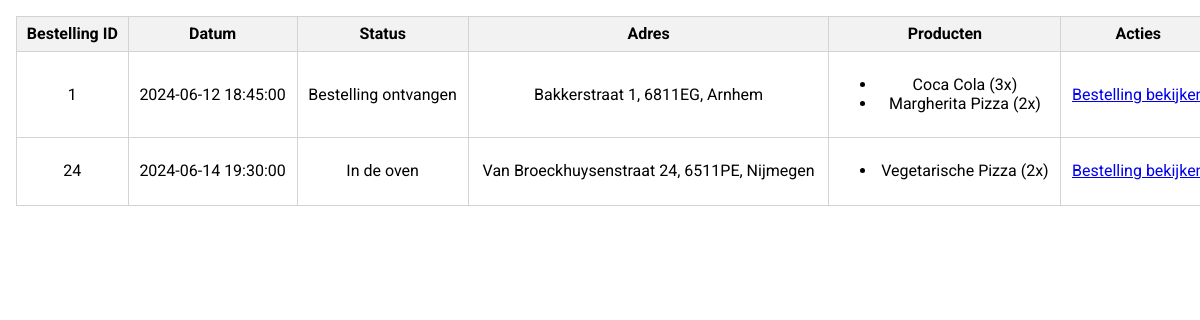
Screenshot of /mijn-bestellingen.php (signed in) with the database file from the repository.
### tables this page shows
CREATE TABLE Pizza_Order_Product (
  order_id INT,
  product_name VARCHAR(255),
  quantity INT NOT NULL,
  PRIMARY KEY (order_id, product_name),
  FOREIGN KEY (order_id) REFERENCES Pizza_Order(order_id),
  FOREIGN KEY (product_name) REFERENCES Product(name)
);

CREATE TABLE Pizza_Order (
  order_id INT AUTO_INCREMENT PRIMARY KEY,
  client_username VARCHAR(255),
  client_name VARCHAR(255) NOT NULL,
  personnel_username VARCHAR(255) NOT NULL,
  datetime DATETIME NOT NULL,
  status INT,
  address VARCHAR(255),
  FOREIGN KEY (client_username) REFERENCES `User`(username),
  FOREIGN KEY (personnel_username) REFERENCES `User`(username)
);

### src/env.php (called while the page is built, shortened)
<?php
require_once 'utils.php';
$db_host = "mariadb";
$db_port = 3306;
$db_database="pizzeria";
$db_user = "user";
$db_pass = "password";

### src/sqlhandler.php (called while the page is built, shortened)
<?php
require_once 'utils.php';
require_once 'env.php';
class SQLConnection
{
    private $conn;
    public function __construct()
    {
        global $db_host, $db_port, $db_user, $db_pass, $db_database;
        $this->conn = new PDO(
            "mysql:host=$db_host;port=$db_port;dbname=$db_database;charset=utf8",
            $db_user,
            $db_pass
        );
    }
    public function getWithSql(string $query = "", array|null $params = null): array
    {
        $pointer = $this->execute($query, $params);
        return $pointer->fetchAll();
    }
    private function execute(string $query = "", array|null $params = null): bool|PDOStatement
    {
        $stmt = $this->conn->prepare($query);
        $stmt->execute($params);
        return $stmt;
    }
}

### src/utils.php (called while the page is built, shortened)
<?php
function resolveStatus(int $status):string{
    return match ($status) {
        1 => 'Bestelling ontvangen',
        2 => 'In de oven',
        3 => 'Klaar om bezorgd te worden',
        4 => 'Onze bezorger is onderweg',
        5 => 'Bezorgd, eet smakelijk!',
        default => 'Wij hebben geen active herinnering over deze bestelling :( bel ons op als je dit leest',
    };
}

### src/mijn-bestellingen.php (the view, shortened to what this page needs)
<?php
require_once __DIR__ . '/utils.php';
require_once __DIR__ . '/sqlhandler.php';
$db = new SQLConnection();
?>
<main>
        <?php
    $orders = $db->getWithSql("SELECT Pizza_Order.order_id, Pizza_Order.datetime, Pizza_Order.status, Pizza_Order.address, Pizza_Order_Product.product_name, Pizza_Order_Product.quantity
FROM Pizza_Order
INNER JOIN Pizza_Order_Product ON Pizza_Order.order_id = Pizza_Order_Product.order_id INNER JOIN Product ON Pizza_Order_Product.product_name = Product.name
WHERE Pizza_Order.client_username = :username
", [
        'username' => $_SESSION['user_data']['username']
    ]);
    $orderList = [];
    foreach ($orders as $order) {
       $orderList[$order['order_id']][] = [
            'datetime' => $order['datetime'],
            'status' => $order['status'],
            'address' => $order['address'],
            'product_name' => $order['product_name'],
            'quantity' => $order['quantity']
        ];
    }
    ?>
<main>
    <table class="product-table">
        <thead>
            <tr>
                <th>Bestelling ID</th>
                <th>Datum</th>
                <th>Status</th>
                <th>Adres</th>
                <th>Producten</th>
                <th>Acties</th>
            </tr>
        </thead>
        <tbody>
            <?php foreach ($orderList as $orderId => $orderDetails): ?>
                <tr>
                    <td><?php echo htmlspecialchars($orderId); ?></td>
                    <td><?php echo htmlspecialchars($orderDetails[0]['datetime']); ?></td>
                    <td><?php echo htmlspecialchars(resolveStatus($orderDetails[0]['status'])); ?></td>
                    <td><?php echo htmlspecialchars($orderDetails[0]['address']); ?></td>
                    <td>
                        <ul>
                            <?php foreach ($orderDetails as $detail): ?>
                                <li><?php echo htmlspecialchars($detail['product_name']); ?> (<?php echo htmlspecialchars($detail['quantity'] ?? "?"); ?>x)</li>
                            <?php endforeach; ?>
                        </ul>
                    </td>
                    <td>
                        <a href="/bestelling?bestelling_id=<?php echo urlencode($orderId); ?>">Bestelling bekijken</a>
                    </td>
                </tr>
            <?php endforeach; ?>
        </tbody>
    </table>
</main>

### src/styles/global.css (style rules this page uses)
body { font-family: 'Roboto', Arial, Helvetica, sans-serif; display:flex; flex-direction: column; align-items: center; }
body > main, body > nav { width: 100%; max-width: 1300px; }

### src/styles/tables.css (style rules this page uses)
.product-table { width: 100%; border-collapse: collapse; margin:1em; }
.product-table th, .product-table td { border: 1px solid lightgray; padding: 8px; text-align: center; }
.product-table th { background-color: #f2f2f2; }

### rows the page displays
pizza_order_product: orderId "1", order.datetime "2024-06-12 18:45:00", order.status "Bestelling ontvangen", order.address "Bakkerstraat 1, 6811EG, Arnhem", product_name "Coca Cola", quantity "3"
pizza_order_product: product_name "Margherita Pizza", quantity "2"
pizza_order_product: orderId "24", order.datetime "2024-06-14 19:30:00", order.status "In de oven", order.address "Van Broeckhuysenstraat 24, 6511PE, Nijmegen", product_name "Vegetarische Pizza", quantity "2"
